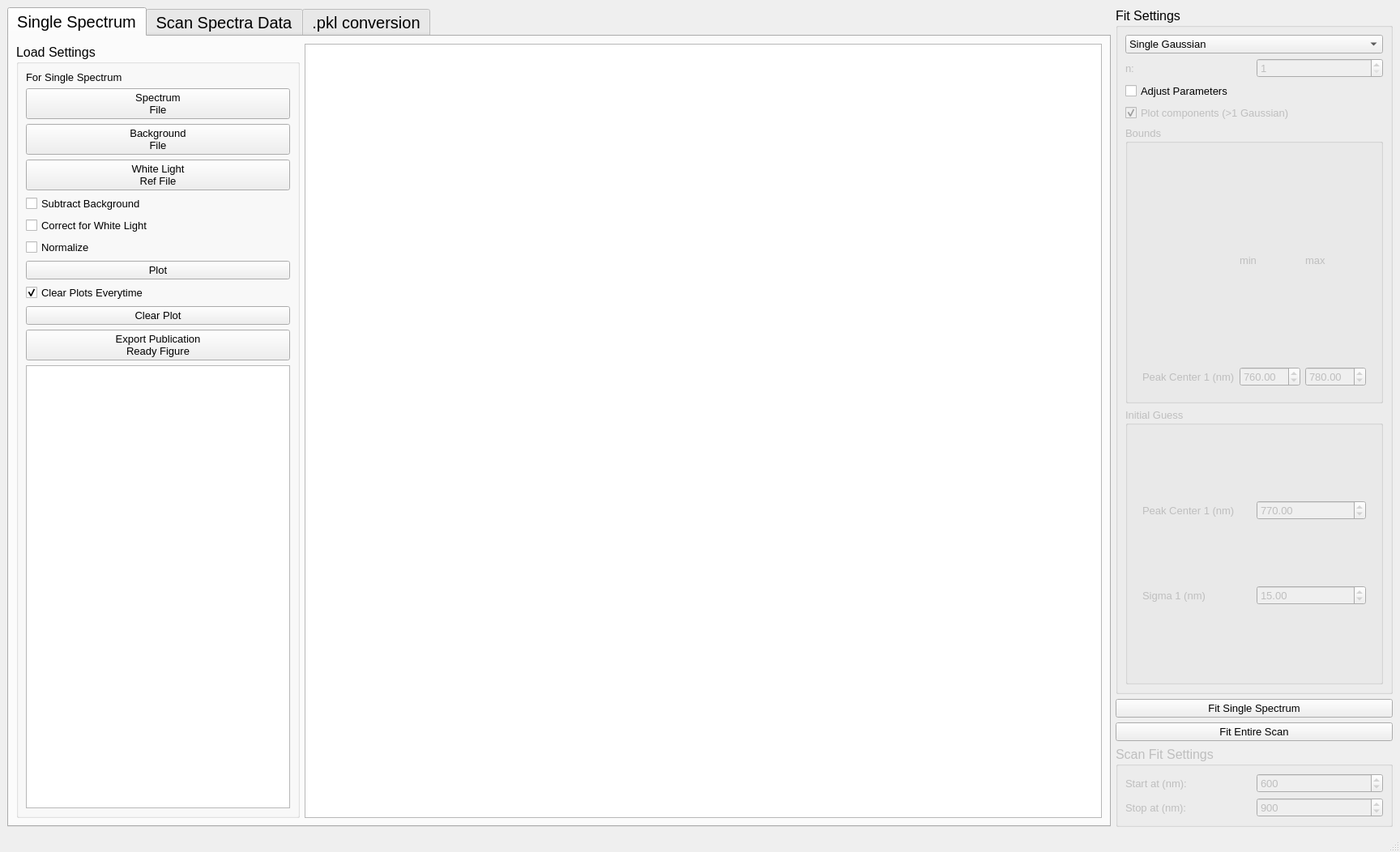
<?xml version="1.0" encoding="UTF-8"?>
<ui version="4.0">
 <class>MainWindow</class>
 <widget class="QMainWindow" name="MainWindow">
  <property name="geometry">
   <rect>
    <x>0</x>
    <y>0</y>
    <width>1728</width>
    <height>1052</height>
   </rect>
  </property>
  <property name="minimumSize">
   <size>
    <width>0</width>
    <height>0</height>
   </size>
  </property>
  <property name="windowTitle">
   <string>MainWindow</string>
  </property>
  <widget class="QWidget" name="centralwidget">
   <layout class="QGridLayout" name="gridLayout_5">
    <item row="0" column="1">
     <layout class="QVBoxLayout" name="verticalLayout_4">
      <item>
       <widget class="QGroupBox" name="fitting_settings_groupBox">
        <property name="font">
         <font>
          <pointsize>12</pointsize>
         </font>
        </property>
        <property name="title">
         <string>Fit Settings</string>
        </property>
        <layout class="QGridLayout" name="gridLayout_3">
         <item row="1" column="0">
          <widget class="QLabel" name="n_label">
           <property name="enabled">
            <bool>false</bool>
           </property>
           <property name="font">
            <font>
             <pointsize>10</pointsize>
            </font>
           </property>
           <property name="text">
            <string>n:</string>
           </property>
          </widget>
         </item>
         <item row="1" column="1">
          <widget class="QSpinBox" name="n_spinBox">
           <property name="enabled">
            <bool>false</bool>
           </property>
           <property name="font">
            <font>
             <pointsize>10</pointsize>
            </font>
           </property>
           <property name="minimum">
            <number>1</number>
           </property>
           <property name="value">
            <number>1</number>
           </property>
          </widget>
         </item>
         <item row="5" column="0" colspan="2">
          <widget class="QCheckBox" name="plot_components_checkBox">
           <property name="enabled">
            <bool>false</bool>
           </property>
           <property name="font">
            <font>
             <pointsize>10</pointsize>
            </font>
           </property>
           <property name="text">
            <string>Plot components (&gt;1 Gaussian)</string>
           </property>
           <property name="checked">
            <bool>true</bool>
           </property>
          </widget>
         </item>
         <item row="6" column="0" colspan="2">
          <widget class="QGroupBox" name="bounds_groupBox">
           <property name="enabled">
            <bool>false</bool>
           </property>
           <property name="font">
            <font>
             <pointsize>10</pointsize>
            </font>
           </property>
           <property name="title">
            <string>Bounds</string>
           </property>
           <layout class="QGridLayout" name="gridLayout">
            <item row="0" column="1" colspan="3">
             <widget class="QStackedWidget" name="bounds_stackedWidget">
              <property name="currentIndex">
               <number>0</number>
              </property>
              <widget class="QWidget" name="single_bounds_page">
               <layout class="QGridLayout" name="gridLayout_6">
                <item row="0" column="0">
                 <widget class="QLabel" name="label_4">
                  <property name="text">
                   <string/>
                  </property>
                 </widget>
                </item>
                <item row="0" column="2">
                 <widget class="QLabel" name="label_12">
                  <property name="text">
                   <string>max</string>
                  </property>
                 </widget>
                </item>
                <item row="0" column="1">
                 <widget class="QLabel" name="label_11">
                  <property name="text">
                   <string>min</string>
                  </property>
                 </widget>
                </item>
                <item row="1" column="0">
                 <widget class="QLabel" name="label_13">
                  <property name="text">
                   <string>Peak Center 1 (nm)</string>
                  </property>
                 </widget>
                </item>
                <item row="1" column="1">
                 <widget class="QDoubleSpinBox" name="single_peakcenter1_min_spinBox">
                  <property name="maximum">
                   <double>9999.000000000000000</double>
                  </property>
                  <property name="value">
                   <double>760.000000000000000</double>
                  </property>
                 </widget>
                </item>
                <item row="1" column="2">
                 <widget class="QDoubleSpinBox" name="single_peakcenter1_max_spinBox">
                  <property name="maximum">
                   <double>9999.000000000000000</double>
                  </property>
                  <property name="value">
                   <double>780.000000000000000</double>
                  </property>
                 </widget>
                </item>
               </layout>
              </widget>
              <widget class="QWidget" name="double_bounds_page">
               <layout class="QGridLayout" name="gridLayout_8">
                <item row="0" column="0">
                 <widget class="QLabel" name="label_16">
                  <property name="text">
                   <string/>
                  </property>
                 </widget>
                </item>
                <item row="0" column="1">
                 <widget class="QLabel" name="label_17">
                  <property name="text">
                   <string>min</string>
                  </property>
                 </widget>
                </item>
                <item row="2" column="1">
                 <widget class="QDoubleSpinBox" name="double_peakcenter2_min_spinBox">
                  <property name="maximum">
                   <double>9999.000000000000000</double>
                  </property>
                  <property name="value">
                   <double>760.000000000000000</double>
                  </property>
                 </widget>
                </item>
                <item row="1" column="2">
                 <widget class="QDoubleSpinBox" name="double_peakcenter1_max_spinBox">
                  <property name="maximum">
                   <double>9999.000000000000000</double>
                  </property>
                  <property name="value">
                   <double>820.000000000000000</double>
                  </property>
                 </widget>
                </item>
                <item row="1" column="1">
                 <widget class="QDoubleSpinBox" name="double_peakcenter1_min_spinBox">
                  <property name="maximum">
                   <double>9999.000000000000000</double>
                  </property>
                  <property name="value">
                   <double>795.000000000000000</double>
                  </property>
                 </widget>
                </item>
                <item row="2" column="0">
                 <widget class="QLabel" name="label_20">
                  <property name="text">
                   <string>Peak Center 2 (nm)</string>
                  </property>
                 </widget>
                </item>
                <item row="2" column="2">
                 <widget class="QDoubleSpinBox" name="double_peakcenter2_max_spinBox">
                  <property name="maximum">
                   <double>9999.000000000000000</double>
                  </property>
                  <property name="value">
                   <double>775.000000000000000</double>
                  </property>
                 </widget>
                </item>
                <item row="0" column="2">
                 <widget class="QLabel" name="label_18">
                  <property name="text">
                   <string>max</string>
                  </property>
                 </widget>
                </item>
                <item row="1" column="0">
                 <widget class="QLabel" name="label_19">
                  <property name="text">
                   <string>Peak Center 1 (nm)</string>
                  </property>
                 </widget>
                </item>
               </layout>
              </widget>
              <widget class="QWidget" name="multiple_bounds_page">
               <layout class="QGridLayout" name="gridLayout_10">
                <item row="2" column="1">
                 <widget class="QDoubleSpinBox" name="multi_peakcenter2_min_spinBox">
                  <property name="maximum">
                   <double>9999.000000000000000</double>
                  </property>
                  <property name="value">
                   <double>760.000000000000000</double>
                  </property>
                 </widget>
                </item>
                <item row="1" column="2">
                 <widget class="QDoubleSpinBox" name="multi_peakcenter1_max_spinBox">
                  <property name="maximum">
                   <double>9999.000000000000000</double>
                  </property>
                  <property name="value">
                   <double>820.000000000000000</double>
                  </property>
                 </widget>
                </item>
                <item row="2" column="2">
                 <widget class="QDoubleSpinBox" name="multi_peakcenter2_max_spinBox">
                  <property name="maximum">
                   <double>9999.000000000000000</double>
                  </property>
                  <property name="value">
                   <double>775.000000000000000</double>
                  </property>
                 </widget>
                </item>
                <item row="3" column="2">
                 <widget class="QDoubleSpinBox" name="multi_peakcenter3_max_spinBox">
                  <property name="maximum">
                   <double>9999.000000000000000</double>
                  </property>
                  <property name="value">
                   <double>755.000000000000000</double>
                  </property>
                 </widget>
                </item>
                <item row="3" column="1">
                 <widget class="QDoubleSpinBox" name="multi_peakcenter3_min_spinBox">
                  <property name="maximum">
                   <double>9999.000000000000000</double>
                  </property>
                  <property name="value">
                   <double>740.000000000000000</double>
                  </property>
                 </widget>
                </item>
                <item row="1" column="0">
                 <widget class="QLabel" name="label_28">
                  <property name="text">
                   <string>Peak Center 1 (nm)</string>
                  </property>
                 </widget>
                </item>
                <item row="0" column="2">
                 <widget class="QLabel" name="label_27">
                  <property name="text">
                   <string>max</string>
                  </property>
                 </widget>
                </item>
                <item row="2" column="0">
                 <widget class="QLabel" name="label_29">
                  <property name="text">
                   <string>Peak Center 2 (nm)</string>
                  </property>
                 </widget>
                </item>
                <item row="3" column="0">
                 <widget class="QLabel" name="label_30">
                  <property name="text">
                   <string>Peak Center 3 (nm)</string>
                  </property>
                 </widget>
                </item>
                <item row="1" column="1">
                 <widget class="QDoubleSpinBox" name="multi_peakcenter1_min_spinBox">
                  <property name="maximum">
                   <double>9999.000000000000000</double>
                  </property>
                  <property name="value">
                   <double>795.000000000000000</double>
                  </property>
                 </widget>
                </item>
                <item row="0" column="1">
                 <widget class="QLabel" name="label_26">
                  <property name="text">
                   <string>min</string>
                  </property>
                 </widget>
                </item>
                <item row="0" column="0">
                 <widget class="QLabel" name="label_25">
                  <property name="text">
                   <string/>
                  </property>
                 </widget>
                </item>
               </layout>
              </widget>
             </widget>
            </item>
           </layout>
          </widget>
         </item>
         <item row="4" column="0" colspan="2">
          <widget class="QCheckBox" name="adjust_param_checkBox">
           <property name="font">
            <font>
             <pointsize>10</pointsize>
            </font>
           </property>
           <property name="text">
            <string>Adjust Parameters</string>
           </property>
          </widget>
         </item>
         <item row="0" column="0" colspan="2">
          <widget class="QComboBox" name="fitFunc_comboBox">
           <property name="font">
            <font>
             <pointsize>10</pointsize>
            </font>
           </property>
           <item>
            <property name="text">
             <string>Single Gaussian</string>
            </property>
           </item>
           <item>
            <property name="text">
             <string>Single Lorentzian</string>
            </property>
           </item>
           <item>
            <property name="text">
             <string>Double Gaussian</string>
            </property>
           </item>
           <item>
            <property name="text">
             <string>Triple Gaussian</string>
            </property>
           </item>
          </widget>
         </item>
         <item row="7" column="0" colspan="2">
          <widget class="QGroupBox" name="guess_groupBox">
           <property name="enabled">
            <bool>false</bool>
           </property>
           <property name="font">
            <font>
             <pointsize>10</pointsize>
            </font>
           </property>
           <property name="title">
            <string>Initial Guess</string>
           </property>
           <layout class="QFormLayout" name="formLayout">
            <item row="0" column="0" colspan="2">
             <widget class="QStackedWidget" name="guess_stackedWidget">
              <property name="currentIndex">
               <number>0</number>
              </property>
              <widget class="QWidget" name="single_guess_page">
               <layout class="QGridLayout" name="gridLayout_7">
                <item row="0" column="1">
                 <widget class="QDoubleSpinBox" name="single_peakcenter1_guess_spinBox">
                  <property name="maximum">
                   <double>9999.000000000000000</double>
                  </property>
                  <property name="value">
                   <double>770.000000000000000</double>
                  </property>
                 </widget>
                </item>
                <item row="0" column="0">
                 <widget class="QLabel" name="label_14">
                  <property name="text">
                   <string>Peak Center 1 (nm)</string>
                  </property>
                 </widget>
                </item>
                <item row="1" column="0">
                 <widget class="QLabel" name="label_15">
                  <property name="text">
                   <string>Sigma 1 (nm)</string>
                  </property>
                 </widget>
                </item>
                <item row="1" column="1">
                 <widget class="QDoubleSpinBox" name="single_sigma1_guess_spinBox">
                  <property name="value">
                   <double>15.000000000000000</double>
                  </property>
                 </widget>
                </item>
               </layout>
              </widget>
              <widget class="QWidget" name="double_guess_page">
               <layout class="QGridLayout" name="gridLayout_9">
                <item row="3" column="1">
                 <widget class="QDoubleSpinBox" name="double_peakcenter2_guess_spinBox">
                  <property name="maximum">
                   <double>9999.000000000000000</double>
                  </property>
                  <property name="value">
                   <double>767.000000000000000</double>
                  </property>
                 </widget>
                </item>
                <item row="2" column="1">
                 <widget class="QDoubleSpinBox" name="double_sigma1_guess_spinBox">
                  <property name="value">
                   <double>15.000000000000000</double>
                  </property>
                 </widget>
                </item>
                <item row="1" column="0">
                 <widget class="QLabel" name="label_24">
                  <property name="text">
                   <string>Peak Center 1 (nm)</string>
                  </property>
                 </widget>
                </item>
                <item row="1" column="1">
                 <widget class="QDoubleSpinBox" name="double_peakcenter1_guess_spinBox">
                  <property name="maximum">
                   <double>9999.000000000000000</double>
                  </property>
                  <property name="value">
                   <double>800.000000000000000</double>
                  </property>
                 </widget>
                </item>
                <item row="2" column="0">
                 <widget class="QLabel" name="label_21">
                  <property name="text">
                   <string>Sigma 1 (nm)</string>
                  </property>
                 </widget>
                </item>
                <item row="3" column="0">
                 <widget class="QLabel" name="label_22">
                  <property name="text">
                   <string>Peak Center 2 (nm)</string>
                  </property>
                 </widget>
                </item>
                <item row="4" column="0">
                 <widget class="QLabel" name="label_23">
                  <property name="text">
                   <string>Sigma 2 (nm)</string>
                  </property>
                 </widget>
                </item>
                <item row="4" column="1">
                 <widget class="QDoubleSpinBox" name="double_sigma2_guess_spinBox">
                  <property name="value">
                   <double>15.000000000000000</double>
                  </property>
                 </widget>
                </item>
               </layout>
              </widget>
              <widget class="QWidget" name="multiple_guess_page">
               <layout class="QGridLayout" name="gridLayout_11">
                <item row="2" column="0">
                 <widget class="QLabel" name="label_33">
                  <property name="text">
                   <string>Peak Center 2 (nm)</string>
                  </property>
                 </widget>
                </item>
                <item row="3" column="0">
                 <widget class="QLabel" name="label_34">
                  <property name="text">
                   <string>Sigma 2 (nm)</string>
                  </property>
                 </widget>
                </item>
                <item row="4" column="0">
                 <widget class="QLabel" name="label_35">
                  <property name="text">
                   <string>Peak Center 3 (nm)</string>
                  </property>
                 </widget>
                </item>
                <item row="5" column="0">
                 <widget class="QLabel" name="label_36">
                  <property name="text">
                   <string>Sigma 3 (nm)</string>
                  </property>
                 </widget>
                </item>
                <item row="0" column="0">
                 <widget class="QLabel" name="label_31">
                  <property name="text">
                   <string>Peak Center 1 (nm)</string>
                  </property>
                 </widget>
                </item>
                <item row="1" column="0">
                 <widget class="QLabel" name="label_32">
                  <property name="text">
                   <string>Sigma 1 (nm)</string>
                  </property>
                 </widget>
                </item>
                <item row="0" column="1">
                 <widget class="QDoubleSpinBox" name="multi_peakcenter1_guess_spinBox">
                  <property name="maximum">
                   <double>9999.000000000000000</double>
                  </property>
                  <property name="value">
                   <double>800.000000000000000</double>
                  </property>
                 </widget>
                </item>
                <item row="1" column="1">
                 <widget class="QDoubleSpinBox" name="multi_sigma1_guess_spinBox">
                  <property name="value">
                   <double>15.000000000000000</double>
                  </property>
                 </widget>
                </item>
                <item row="2" column="1">
                 <widget class="QDoubleSpinBox" name="multi_peakcenter2_guess_spinBox">
                  <property name="maximum">
                   <double>9999.000000000000000</double>
                  </property>
                  <property name="value">
                   <double>767.000000000000000</double>
                  </property>
                 </widget>
                </item>
                <item row="3" column="1">
                 <widget class="QDoubleSpinBox" name="multi_sigma2_guess_spinBox">
                  <property name="value">
                   <double>15.000000000000000</double>
                  </property>
                 </widget>
                </item>
                <item row="4" column="1">
                 <widget class="QDoubleSpinBox" name="multi_peakcenter3_guess_spinBox">
                  <property name="maximum">
                   <double>9999.000000000000000</double>
                  </property>
                  <property name="value">
                   <double>750.000000000000000</double>
                  </property>
                 </widget>
                </item>
                <item row="5" column="1">
                 <widget class="QDoubleSpinBox" name="multi_sigma3_guess_spinBox">
                  <property name="value">
                   <double>15.000000000000000</double>
                  </property>
                 </widget>
                </item>
               </layout>
              </widget>
             </widget>
            </item>
           </layout>
          </widget>
         </item>
        </layout>
       </widget>
      </item>
      <item>
       <widget class="QPushButton" name="fit_pushButton">
        <property name="font">
         <font>
          <pointsize>10</pointsize>
         </font>
        </property>
        <property name="text">
         <string>Fit Single Spectrum</string>
        </property>
       </widget>
      </item>
      <item>
       <widget class="QPushButton" name="fit_scan_pushButton">
        <property name="font">
         <font>
          <pointsize>10</pointsize>
         </font>
        </property>
        <property name="text">
         <string>Fit Entire Scan</string>
        </property>
       </widget>
      </item>
      <item>
       <widget class="QGroupBox" name="scan_fit_settings_groupBox">
        <property name="enabled">
         <bool>false</bool>
        </property>
        <property name="font">
         <font>
          <pointsize>12</pointsize>
         </font>
        </property>
        <property name="title">
         <string>Scan Fit Settings</string>
        </property>
        <layout class="QGridLayout" name="gridLayout_12">
         <item row="1" column="0">
          <widget class="QLabel" name="label_9">
           <property name="font">
            <font>
             <pointsize>10</pointsize>
            </font>
           </property>
           <property name="text">
            <string>Stop at (nm):</string>
           </property>
          </widget>
         </item>
         <item row="0" column="1">
          <widget class="QSpinBox" name="start_nm_spinBox">
           <property name="font">
            <font>
             <pointsize>10</pointsize>
            </font>
           </property>
           <property name="minimum">
            <number>300</number>
           </property>
           <property name="maximum">
            <number>1100</number>
           </property>
           <property name="value">
            <number>600</number>
           </property>
          </widget>
         </item>
         <item row="0" column="0">
          <widget class="QLabel" name="label_8">
           <property name="font">
            <font>
             <pointsize>10</pointsize>
            </font>
           </property>
           <property name="text">
            <string>Start at (nm):</string>
           </property>
          </widget>
         </item>
         <item row="1" column="1">
          <widget class="QSpinBox" name="stop_nm_spinBox">
           <property name="font">
            <font>
             <pointsize>10</pointsize>
            </font>
           </property>
           <property name="inputMethodHints">
            <set>Qt::ImhDigitsOnly</set>
           </property>
           <property name="minimum">
            <number>300</number>
           </property>
           <property name="maximum">
            <number>1100</number>
           </property>
           <property name="value">
            <number>900</number>
           </property>
          </widget>
         </item>
        </layout>
       </widget>
      </item>
     </layout>
    </item>
    <item row="0" column="0">
     <widget class="QTabWidget" name="tabWidget">
      <property name="font">
       <font>
        <pointsize>15</pointsize>
       </font>
      </property>
      <property name="currentIndex">
       <number>0</number>
      </property>
      <property name="documentMode">
       <bool>false</bool>
      </property>
      <widget class="QWidget" name="Single_Spectrum">
       <attribute name="title">
        <string>Single Spectrum</string>
       </attribute>
       <layout class="QHBoxLayout" name="horizontalLayout_2">
        <item>
         <widget class="QGroupBox" name="groupBox">
          <property name="minimumSize">
           <size>
            <width>0</width>
            <height>0</height>
           </size>
          </property>
          <property name="maximumSize">
           <size>
            <width>350</width>
            <height>16777215</height>
           </size>
          </property>
          <property name="font">
           <font>
            <pointsize>12</pointsize>
           </font>
          </property>
          <property name="title">
           <string>Load Settings</string>
          </property>
          <layout class="QVBoxLayout" name="verticalLayout_5">
           <item>
            <widget class="QLabel" name="label_2">
             <property name="font">
              <font>
               <pointsize>10</pointsize>
              </font>
             </property>
             <property name="text">
              <string>For Single Spectrum</string>
             </property>
            </widget>
           </item>
           <item>
            <widget class="QPushButton" name="importSpec_pushButton">
             <property name="font">
              <font>
               <pointsize>10</pointsize>
              </font>
             </property>
             <property name="text">
              <string>Spectrum 
File</string>
             </property>
            </widget>
           </item>
           <item>
            <widget class="QPushButton" name="importBck_pushButton">
             <property name="font">
              <font>
               <pointsize>10</pointsize>
              </font>
             </property>
             <property name="text">
              <string>Background 
File</string>
             </property>
            </widget>
           </item>
           <item>
            <widget class="QPushButton" name="importWLRef_pushButton">
             <property name="font">
              <font>
               <pointsize>10</pointsize>
              </font>
             </property>
             <property name="text">
              <string>White Light
Ref File</string>
             </property>
            </widget>
           </item>
           <item>
            <widget class="QCheckBox" name="subtract_bck_checkBox">
             <property name="font">
              <font>
               <pointsize>10</pointsize>
              </font>
             </property>
             <property name="text">
              <string>Subtract Background</string>
             </property>
            </widget>
           </item>
           <item>
            <widget class="QCheckBox" name="WLRef_checkBox">
             <property name="font">
              <font>
               <pointsize>10</pointsize>
              </font>
             </property>
             <property name="text">
              <string>Correct for White Light</string>
             </property>
            </widget>
           </item>
           <item>
            <widget class="QCheckBox" name="norm_checkBox">
             <property name="font">
              <font>
               <pointsize>10</pointsize>
              </font>
             </property>
             <property name="text">
              <string>Normalize</string>
             </property>
            </widget>
           </item>
           <item>
            <widget class="QPushButton" name="plot_pushButton">
             <property name="font">
              <font>
               <pointsize>10</pointsize>
               <weight>50</weight>
               <bold>false</bold>
              </font>
             </property>
             <property name="text">
              <string>Plot</string>
             </property>
            </widget>
           </item>
           <item>
            <widget class="QCheckBox" name="clear_checkBox">
             <property name="font">
              <font>
               <pointsize>10</pointsize>
              </font>
             </property>
             <property name="text">
              <string>Clear Plots Everytime</string>
             </property>
             <property name="checked">
              <bool>true</bool>
             </property>
            </widget>
           </item>
           <item>
            <widget class="QPushButton" name="clear_pushButton">
             <property name="font">
              <font>
               <pointsize>10</pointsize>
               <strikeout>false</strikeout>
              </font>
             </property>
             <property name="text">
              <string>Clear Plot</string>
             </property>
            </widget>
           </item>
           <item>
            <widget class="QPushButton" name="export_fig_pushButton">
             <property name="font">
              <font>
               <pointsize>10</pointsize>
              </font>
             </property>
             <property name="text">
              <string>Export Publication
Ready Figure</string>
             </property>
            </widget>
           </item>
           <item>
            <widget class="QTextBrowser" name="result_textBrowser">
             <property name="font">
              <font>
               <pointsize>10</pointsize>
              </font>
             </property>
            </widget>
           </item>
          </layout>
         </widget>
        </item>
        <item>
         <widget class="PlotWidget" name="plot"/>
        </item>
       </layout>
      </widget>
      <widget class="QWidget" name="Scan_Data">
       <attribute name="title">
        <string>Scan Spectra Data</string>
       </attribute>
       <layout class="QGridLayout" name="gridLayout_4">
        <item row="0" column="1">
         <layout class="QVBoxLayout" name="verticalLayout_2">
          <item>
           <layout class="QHBoxLayout" name="horizontalLayout">
            <item>
             <widget class="QLabel" name="label_5">
              <property name="font">
               <font>
                <pointsize>15</pointsize>
               </font>
              </property>
              <property name="text">
               <string>For Raw Scan Data</string>
              </property>
             </widget>
            </item>
            <item>
             <widget class="QPushButton" name="plot_raw_scan_pushButton">
              <property name="font">
               <font>
                <pointsize>12</pointsize>
               </font>
              </property>
              <property name="text">
               <string>Plot</string>
              </property>
             </widget>
            </item>
           </layout>
          </item>
          <item>
           <widget class="ImageView" name="raw_scan_viewbox">
            <property name="sizePolicy">
             <sizepolicy hsizetype="Expanding" vsizetype="Expanding">
              <horstretch>0</horstretch>
              <verstretch>0</verstretch>
             </sizepolicy>
            </property>
            <property name="minimumSize">
             <size>
              <width>0</width>
              <height>300</height>
             </size>
            </property>
           </widget>
          </item>
         </layout>
        </item>
        <item row="2" column="1" colspan="2">
         <layout class="QGridLayout" name="gridLayout_2">
          <item row="0" column="1">
           <widget class="QComboBox" name="comboBox">
            <property name="font">
             <font>
              <pointsize>15</pointsize>
             </font>
            </property>
            <item>
             <property name="text">
              <string>pk_pos</string>
             </property>
            </item>
            <item>
             <property name="text">
              <string>fwhm</string>
             </property>
            </item>
            <item>
             <property name="text">
              <string>sigma</string>
             </property>
            </item>
            <item>
             <property name="text">
              <string>height</string>
             </property>
            </item>
           </widget>
          </item>
          <item row="4" column="0" rowspan="4" colspan="2">
           <widget class="ImageView" name="fit_scan_viewbox">
            <property name="sizePolicy">
             <sizepolicy hsizetype="Expanding" vsizetype="Expanding">
              <horstretch>0</horstretch>
              <verstretch>0</verstretch>
             </sizepolicy>
            </property>
            <property name="minimumSize">
             <size>
              <width>0</width>
              <height>300</height>
             </size>
            </property>
           </widget>
          </item>
          <item row="5" column="3">
           <widget class="QSpinBox" name="num_y_spinBox">
            <property name="maximum">
             <number>2000</number>
            </property>
            <property name="value">
             <number>100</number>
            </property>
           </widget>
          </item>
          <item row="4" column="2">
           <widget class="QLabel" name="label_6">
            <property name="text">
             <string># X points</string>
            </property>
           </widget>
          </item>
          <item row="5" column="2">
           <widget class="QLabel" name="label_7">
            <property name="text">
             <string># Y points</string>
            </property>
           </widget>
          </item>
          <item row="7" column="2">
           <widget class="QPushButton" name="plot_fit_scan_pushButton">
            <property name="font">
             <font>
              <pointsize>12</pointsize>
             </font>
            </property>
            <property name="text">
             <string>Plot</string>
            </property>
           </widget>
          </item>
          <item row="4" column="3">
           <widget class="QSpinBox" name="num_x_spinBox">
            <property name="maximum">
             <number>2000</number>
            </property>
            <property name="value">
             <number>100</number>
            </property>
           </widget>
          </item>
          <item row="6" column="2">
           <widget class="QCheckBox" name="use_raw_scan_settings">
            <property name="text">
             <string>Use Raw Scan Settings</string>
            </property>
            <property name="checked">
             <bool>true</bool>
            </property>
           </widget>
          </item>
          <item row="0" column="0">
           <widget class="QLabel" name="label">
            <property name="font">
             <font>
              <pointsize>15</pointsize>
             </font>
            </property>
            <property name="text">
             <string>After Fitting Scan Data</string>
            </property>
           </widget>
          </item>
         </layout>
        </item>
        <item row="0" column="2">
         <layout class="QVBoxLayout" name="verticalLayout_6">
          <item>
           <layout class="QHBoxLayout" name="horizontalLayout_5">
            <item>
             <widget class="QLabel" name="label_10">
              <property name="font">
               <font>
                <pointsize>15</pointsize>
               </font>
              </property>
              <property name="text">
               <string>Intensity Sums</string>
              </property>
             </widget>
            </item>
            <item>
             <widget class="QPushButton" name="plot_intensity_sums_pushButton">
              <property name="font">
               <font>
                <pointsize>12</pointsize>
               </font>
              </property>
              <property name="text">
               <string>Plot</string>
              </property>
             </widget>
            </item>
           </layout>
          </item>
          <item>
           <widget class="ImageView" name="intensity_sums_viewBox">
            <property name="sizePolicy">
             <sizepolicy hsizetype="Expanding" vsizetype="Expanding">
              <horstretch>0</horstretch>
              <verstretch>0</verstretch>
             </sizepolicy>
            </property>
            <property name="minimumSize">
             <size>
              <width>0</width>
              <height>300</height>
             </size>
            </property>
           </widget>
          </item>
         </layout>
        </item>
        <item row="1" column="1" colspan="2">
         <widget class="Line" name="line">
          <property name="orientation">
           <enum>Qt::Horizontal</enum>
          </property>
         </widget>
        </item>
        <item row="0" column="0" rowspan="3">
         <widget class="QGroupBox" name="groupBox_3">
          <property name="maximumSize">
           <size>
            <width>210</width>
            <height>16777215</height>
           </size>
          </property>
          <property name="font">
           <font>
            <pointsize>15</pointsize>
           </font>
          </property>
          <property name="title">
           <string>Load Settings</string>
          </property>
          <layout class="QVBoxLayout" name="verticalLayout">
           <item>
            <widget class="QLabel" name="label_3">
             <property name="font">
              <font>
               <pointsize>12</pointsize>
              </font>
             </property>
             <property name="text">
              <string>For Scan Data</string>
             </property>
            </widget>
           </item>
           <item>
            <widget class="QPushButton" name="load_spectra_scan_pushButton">
             <property name="font">
              <font>
               <pointsize>12</pointsize>
              </font>
             </property>
             <property name="text">
              <string>Spectra Scan 
File</string>
             </property>
            </widget>
           </item>
           <item>
            <widget class="QPushButton" name="load_bck_file_pushButton">
             <property name="font">
              <font>
               <pointsize>12</pointsize>
              </font>
             </property>
             <property name="text">
              <string>Background 
File</string>
             </property>
            </widget>
           </item>
           <item>
            <widget class="QPushButton" name="load_fitted_scan_pushButton">
             <property name="font">
              <font>
               <pointsize>12</pointsize>
              </font>
             </property>
             <property name="text">
              <string>Load Only
 Fit File</string>
             </property>
            </widget>
           </item>
           <item>
            <widget class="QTextBrowser" name="result_textBrowser2"/>
           </item>
          </layout>
         </widget>
        </item>
       </layout>
      </widget>
      <widget class="QWidget" name="pkl_conversion">
       <attribute name="title">
        <string>.pkl conversion</string>
       </attribute>
       <widget class="QGroupBox" name="groupBox_4">
        <property name="geometry">
         <rect>
          <x>10</x>
          <y>70</y>
          <width>351</width>
          <height>251</height>
         </rect>
        </property>
        <property name="title">
         <string>txt</string>
        </property>
        <layout class="QVBoxLayout" name="verticalLayout_3">
         <item>
          <widget class="QPushButton" name="data_txt_pushButton">
           <property name="font">
            <font>
             <pointsize>12</pointsize>
            </font>
           </property>
           <property name="text">
            <string>Data to .txt</string>
           </property>
          </widget>
         </item>
         <item>
          <widget class="QPushButton" name="scan_params_txt_pushButton">
           <property name="font">
            <font>
             <pointsize>12</pointsize>
            </font>
           </property>
           <property name="text">
            <string>Scan params to .txt</string>
           </property>
          </widget>
         </item>
        </layout>
       </widget>
       <widget class="QGroupBox" name="groupBox_2">
        <property name="geometry">
         <rect>
          <x>390</x>
          <y>70</y>
          <width>321</width>
          <height>251</height>
         </rect>
        </property>
        <property name="title">
         <string>h5</string>
        </property>
        <widget class="QPushButton" name="pkl_to_h5_pushButton">
         <property name="geometry">
          <rect>
           <x>50</x>
           <y>80</y>
           <width>221</width>
           <height>41</height>
          </rect>
         </property>
         <property name="font">
          <font>
           <pointsize>12</pointsize>
          </font>
         </property>
         <property name="text">
          <string>.pkl to .h5</string>
         </property>
        </widget>
       </widget>
       <widget class="QPushButton" name="import_pkl_pushButton">
        <property name="geometry">
         <rect>
          <x>20</x>
          <y>20</y>
          <width>323</width>
          <height>40</height>
         </rect>
        </property>
        <property name="font">
         <font>
          <pointsize>12</pointsize>
         </font>
        </property>
        <property name="text">
         <string>Import .pkl file</string>
        </property>
       </widget>
      </widget>
     </widget>
    </item>
   </layout>
  </widget>
  <widget class="QMenuBar" name="menubar">
   <property name="geometry">
    <rect>
     <x>0</x>
     <y>0</y>
     <width>1728</width>
     <height>31</height>
    </rect>
   </property>
  </widget>
  <widget class="QStatusBar" name="statusbar"/>
 </widget>
 <customwidgets>
  <customwidget>
   <class>PlotWidget</class>
   <extends>QGraphicsView</extends>
   <header>pyqtgraph</header>
  </customwidget>
  <customwidget>
   <class>ImageView</class>
   <extends>QGraphicsView</extends>
   <header>pyqtgraph</header>
  </customwidget>
 </customwidgets>
 <resources/>
 <connections/>
</ui>
